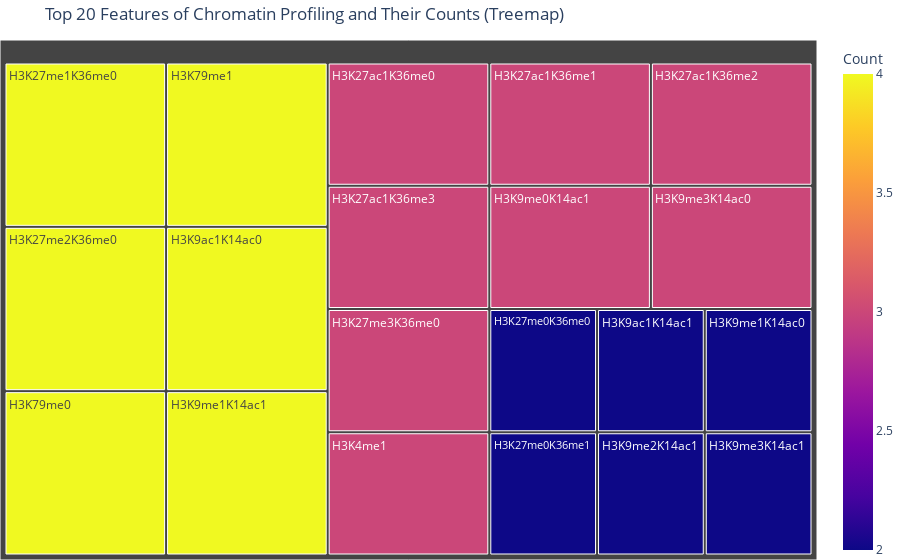

The cell this chart's notebook holds for it:
### Code cell
import pandas as pd
from collections import Counter
import plotly.express as px

# Find the top 20 features most frequently selected
top_features_with_counts_CCLE_chromatin = [(feature, count) for feature, count in Counter(selected_features_CCLE_chromatin).most_common(20)]

# Create a DataFrame for the top 20 features and their counts
top_features_CCLE_chromatin = pd.DataFrame(top_features_with_counts_CCLE_chromatin, columns=['Feature', 'Count'])

# Create a treemap using Plotly Express
fig = px.treemap(top_features_CCLE_chromatin, path=['Feature'], values='Count', color='Count')

# Customize the appearance of the treemap
fig.update_layout(
    title='Top 20 Features of Chromatin Profiling and Their Counts (Treemap)',
    margin=dict(l=0, r=0, b=0, t=40)
)

# Show the treemap
fig.show()

### Figure 1 — Plotly figure (JSON) as saved in the notebook; plotly's stock layout.template omitted (floating-point values rounded to 4 significant figures)
{"data": [{"branchvalues": "total", "customdata": [[3], [3], [3], [3], [2], [2], [4], [4], [3], [3], [4], [4], [4], [2], [3], [2], [4], [2], [3], [2]], "domain": {"x": [0, 1], "y": [0, 1]}, "hovertemplate": "labels=%{label}<br>Count_sum=%{value}<br>parent=%{parent}<br>id=%{id}<br>Count=%{color}<extra></extra>", "ids": ["H3K27ac1K36me0", "H3K27ac1K36me1", "H3K27ac1K36me2", "H3K27ac1K36me3", "H3K27me0K36me0", "H3K27me0K36me1", "H3K27me1K36me0", "H3K27me2K36me0", "H3K27me3K36me0", "H3K4me1", "H3K79me0", "H3K79me1", "H3K9ac1K14ac0", "H3K9ac1K14ac1", "H3K9me0K14ac1", "H3K9me1K14ac0", "H3K9me1K14ac1", "H3K9me2K14ac1", "H3K9me3K14ac0", "H3K9me3K14ac1"], "labels": ["H3K27ac1K36me0", "H3K27ac1K36me1", "H3K27ac1K36me2", "H3K27ac1K36me3", "H3K27me0K36me0", "H3K27me0K36me1", "H3K27me1K36me0", "H3K27me2K36me0", "H3K27me3K36me0", "H3K4me1", "H3K79me0", "H3K79me1", "H3K9ac1K14ac0", "H3K9ac1K14ac1", "H3K9me0K14ac1", "H3K9me1K14ac0", "H3K9me1K14ac1", "H3K9me2K14ac1", "H3K9me3K14ac0", "H3K9me3K14ac1"], "marker": {"coloraxis": "coloraxis", "colors": [3, 3, 3, 3, 2, 2, 4, 4, 3, 3, 4, 4, 4, 2, 3, 2, 4, 2, 3, 2]}, "name": "", "parents": ["", "", "", "", "", "", "", "", "", "", "", "", "", "", "", "", "", "", "", ""], "type": "treemap", "values": [3, 3, 3, 3, 2, 2, 4, 4, 3, 3, 4, 4, 4, 2, 3, 2, 4, 2, 3, 2]}], "layout": {"coloraxis": {"colorbar": {"title": {"text": "Count"}}, "colorscale": [[0, "#0d0887"], [0.1111, "#46039f"], [0.2222, "#7201a8"], [0.3333, "#9c179e"], [0.4444, "#bd3786"], [0.5556, "#d8576b"], [0.6667, "#ed7953"], [0.7778, "#fb9f3a"], [0.8889, "#fdca26"], [1, "#f0f921"]]}, "legend": {"tracegroupgap": 0}, "margin": {"b": 0, "l": 0, "r": 0, "t": 40}, "title": {"text": "Top 20 Features of Chromatin Profiling and Their Counts (Treemap)"}}}
